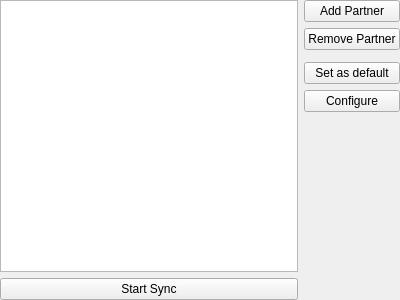
<?xml version="1.0" encoding="UTF-8"?>
<ui version="4.0">
 <class>MainWindowForm</class>
 <widget class="QWidget" name="MainWindowForm">
  <property name="geometry">
   <rect>
    <x>0</x>
    <y>0</y>
    <width>400</width>
    <height>300</height>
   </rect>
  </property>
  <property name="windowTitle">
   <string>Form</string>
  </property>
  <layout class="QGridLayout" name="gridLayout">
   <property name="margin">
    <number>0</number>
   </property>
   <item row="0" column="0" rowspan="6" colspan="4">
    <widget class="KListWidget" name="profileListWidget"/>
   </item>
   <item row="0" column="4">
    <widget class="KPushButton" name="addPartnerButton">
     <property name="text">
      <string>Add Partner</string>
     </property>
    </widget>
   </item>
   <item row="1" column="4">
    <widget class="KPushButton" name="removePartnerButton">
     <property name="text">
      <string>Remove Partner</string>
     </property>
    </widget>
   </item>
   <item row="3" column="4">
    <widget class="KPushButton" name="setAsDefaultButton">
     <property name="text">
      <string>Set as default</string>
     </property>
    </widget>
   </item>
   <item row="6" column="0" colspan="4">
    <widget class="KPushButton" name="startStopButton">
     <property name="text">
      <string>Start Sync</string>
     </property>
    </widget>
   </item>
   <item row="5" column="4">
    <spacer name="verticalSpacer">
     <property name="orientation">
      <enum>Qt::Vertical</enum>
     </property>
     <property name="sizeHint" stdset="0">
      <size>
       <width>20</width>
       <height>40</height>
      </size>
     </property>
    </spacer>
   </item>
   <item row="4" column="4">
    <widget class="KPushButton" name="kpushbutton">
     <property name="text">
      <string>Configure</string>
     </property>
    </widget>
   </item>
  </layout>
 </widget>
 <customwidgets>
  <customwidget>
   <class>KListWidget</class>
   <extends>QListWidget</extends>
   <header>klistwidget.h</header>
  </customwidget>
  <customwidget>
   <class>KPushButton</class>
   <extends>QPushButton</extends>
   <header>kpushbutton.h</header>
  </customwidget>
 </customwidgets>
 <resources/>
 <connections/>
</ui>
